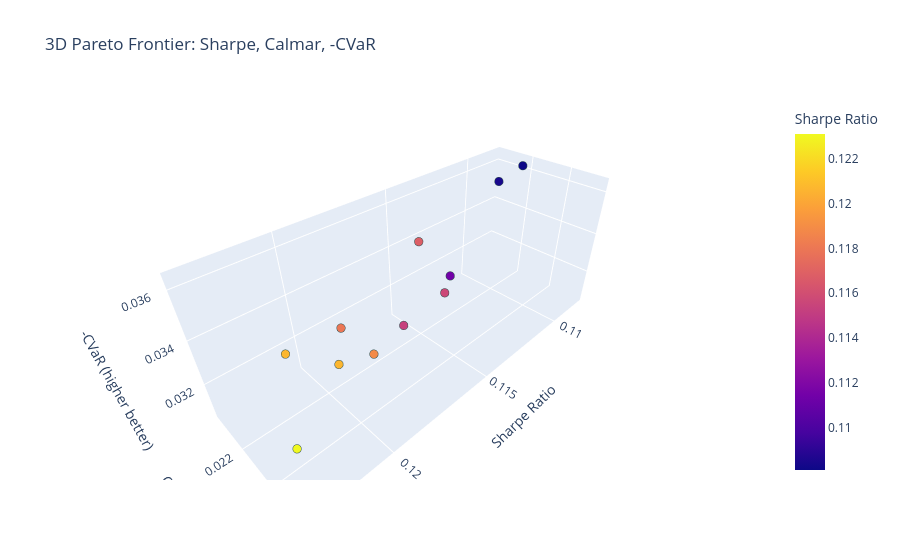

This figure's notebook cell:
### Code cell
filtered_perf['neg_cvar'] = -filtered_perf['cvar']

fig = px.scatter_3d(
    filtered_perf,
    x='sharpe',
    y='calmar',
    z='neg_cvar',
    # text=filtered_perf.index,          # model names as labels
    hover_name=filtered_perf.index,
    color='sharpe',                # color by Sharpe (or any metric)
    title='3D Pareto Frontier: Sharpe, Calmar, -CVaR',
    labels={
        'sharpe': 'Sharpe Ratio',
        'calmar': 'Calmar Ratio',
        'neg_cvar': '-CVaR (higher better)'
    }
)

# Update marker size and appearance
fig.update_traces(marker=dict(size=5, line=dict(width=1, color='DarkSlateGrey')))

# Optional: add a plane or highlight the Pareto frontier (more complex)
# For simplicity, just show the points.

fig.show()

### Figure 1 — Plotly figure (JSON) as saved in the notebook; plotly's stock layout.template omitted (floating-point values rounded to 4 significant figures)
{"data": [{"hovertemplate": "<b>%{hovertext}</b><br><br>Sharpe Ratio=%{marker.color}<br>Calmar Ratio=%{y}<br>-CVaR (higher better)=%{z}<extra></extra>", "hovertext": ["VLSTM-custom_loss_11", "InvertedAttentionLSTM-custom_loss_12", "AttentionLSTM-custom_loss_11", "PatchTST-custom_loss_11", "BaseLSTM-custom_loss_12", "BaseLSTM-custom_loss_6", "InvertedAttentionLSTM-custom_loss_11", "VLSTM-custom_loss_10", "AttentionLSTM-custom_loss_12", "InvertedAttentionLSTM-custom_loss_6", "AttentionLSTM-custom_loss_10"], "legendgroup": "", "marker": {"color": [0.1231, 0.1207, 0.1207, 0.1188, 0.118, 0.1168, 0.1157, 0.1153, 0.1114, 0.1084, 0.1081], "coloraxis": "coloraxis", "line": {"color": "DarkSlateGrey", "width": 1}, "size": 5, "symbol": "circle"}, "mode": "markers", "name": "", "scene": "scene", "showlegend": false, "type": "scatter3d", "x": [0.1231, 0.1207, 0.1207, 0.1188, 0.118, 0.1168, 0.1157, 0.1153, 0.1114, 0.1084, 0.1081], "y": [0.02559, 0.02046, 0.02421, 0.02356, 0.02021, 0.02375, 0.02397, 0.0212, 0.0205, 0.02076, 0.0218], "z": [0.0334, 0.0318, 0.03385, 0.03264, 0.03132, 0.03641, 0.0339, 0.03049, 0.03105, 0.03526, 0.03624]}], "layout": {"coloraxis": {"colorbar": {"title": {"text": "Sharpe Ratio"}}, "colorscale": [[0, "#0d0887"], [0.1111, "#46039f"], [0.2222, "#7201a8"], [0.3333, "#9c179e"], [0.4444, "#bd3786"], [0.5556, "#d8576b"], [0.6667, "#ed7953"], [0.7778, "#fb9f3a"], [0.8889, "#fdca26"], [1, "#f0f921"]]}, "legend": {"tracegroupgap": 0}, "scene": {"domain": {"x": [0, 1], "y": [0, 1]}, "xaxis": {"title": {"text": "Sharpe Ratio"}}, "yaxis": {"title": {"text": "Calmar Ratio"}}, "zaxis": {"title": {"text": "-CVaR (higher better)"}}}, "title": {"text": "3D Pareto Frontier: Sharpe, Calmar, -CVaR"}}}
